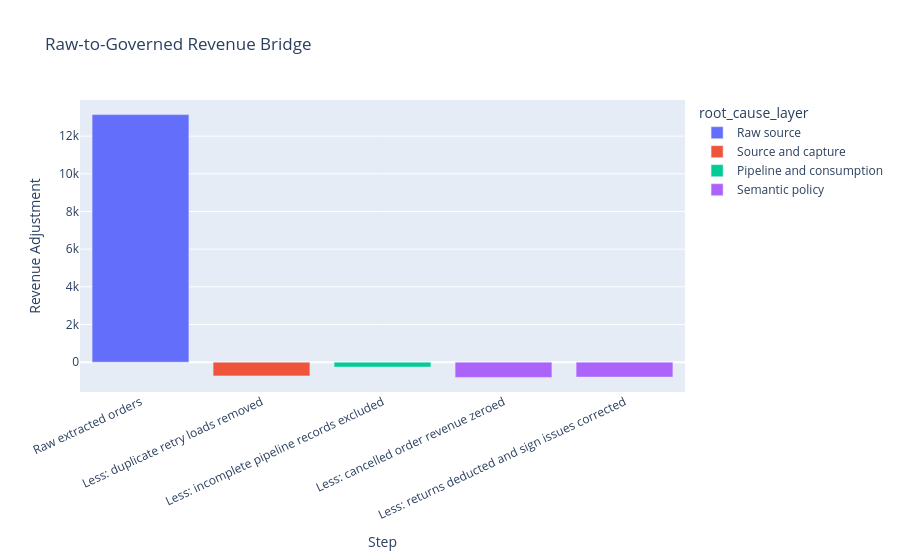

This figure's notebook cell:
### Code cell
fig = px.bar(
    reconciliation[reconciliation['step_order'] < 6],
    x='reconciliation_step',
    y='revenue_adjustment',
    color='root_cause_layer',
    title='Raw-to-Governed Revenue Bridge',
    labels={'revenue_adjustment': 'Revenue Adjustment', 'reconciliation_step': 'Step'},
)
fig.update_layout(xaxis_tickangle=-25)
fig.show()

### Figure 1 — Plotly figure (JSON) as saved in the notebook; plotly's stock layout.template omitted (floating-point values rounded to 4 significant figures)
{"data": [{"hovertemplate": "root_cause_layer=Raw source<br>Step=%{x}<br>Revenue Adjustment=%{y}<extra></extra>", "legendgroup": "Raw source", "marker": {"color": "#636efa", "pattern": {"shape": ""}}, "name": "Raw source", "orientation": "v", "showlegend": true, "textposition": "auto", "type": "bar", "x": ["Raw extracted orders"], "xaxis": "x", "y": [13140.0], "yaxis": "y"}, {"hovertemplate": "root_cause_layer=Source and capture<br>Step=%{x}<br>Revenue Adjustment=%{y}<extra></extra>", "legendgroup": "Source and capture", "marker": {"color": "#EF553B", "pattern": {"shape": ""}}, "name": "Source and capture", "orientation": "v", "showlegend": true, "textposition": "auto", "type": "bar", "x": ["Less: duplicate retry loads removed"], "xaxis": "x", "y": [-730.0], "yaxis": "y"}, {"hovertemplate": "root_cause_layer=Pipeline and consumption<br>Step=%{x}<br>Revenue Adjustment=%{y}<extra></extra>", "legendgroup": "Pipeline and consumption", "marker": {"color": "#00cc96", "pattern": {"shape": ""}}, "name": "Pipeline and consumption", "orientation": "v", "showlegend": true, "textposition": "auto", "type": "bar", "x": ["Less: incomplete pipeline records excluded"], "xaxis": "x", "y": [-260.0], "yaxis": "y"}, {"hovertemplate": "root_cause_layer=Semantic policy<br>Step=%{x}<br>Revenue Adjustment=%{y}<extra></extra>", "legendgroup": "Semantic policy", "marker": {"color": "#ab63fa", "pattern": {"shape": ""}}, "name": "Semantic policy", "orientation": "v", "showlegend": true, "textposition": "auto", "type": "bar", "x": ["Less: cancelled order revenue zeroed", "Less: returns deducted and sign issues corrected"], "xaxis": "x", "y": [-810.0, -795.0], "yaxis": "y"}], "layout": {"barmode": "relative", "legend": {"title": {"text": "root_cause_layer"}, "tracegroupgap": 0}, "title": {"text": "Raw-to-Governed Revenue Bridge"}, "xaxis": {"anchor": "y", "domain": [0.0, 1.0], "tickangle": -25, "title": {"text": "Step"}}, "yaxis": {"anchor": "x", "domain": [0.0, 1.0], "title": {"text": "Revenue Adjustment"}}}}
